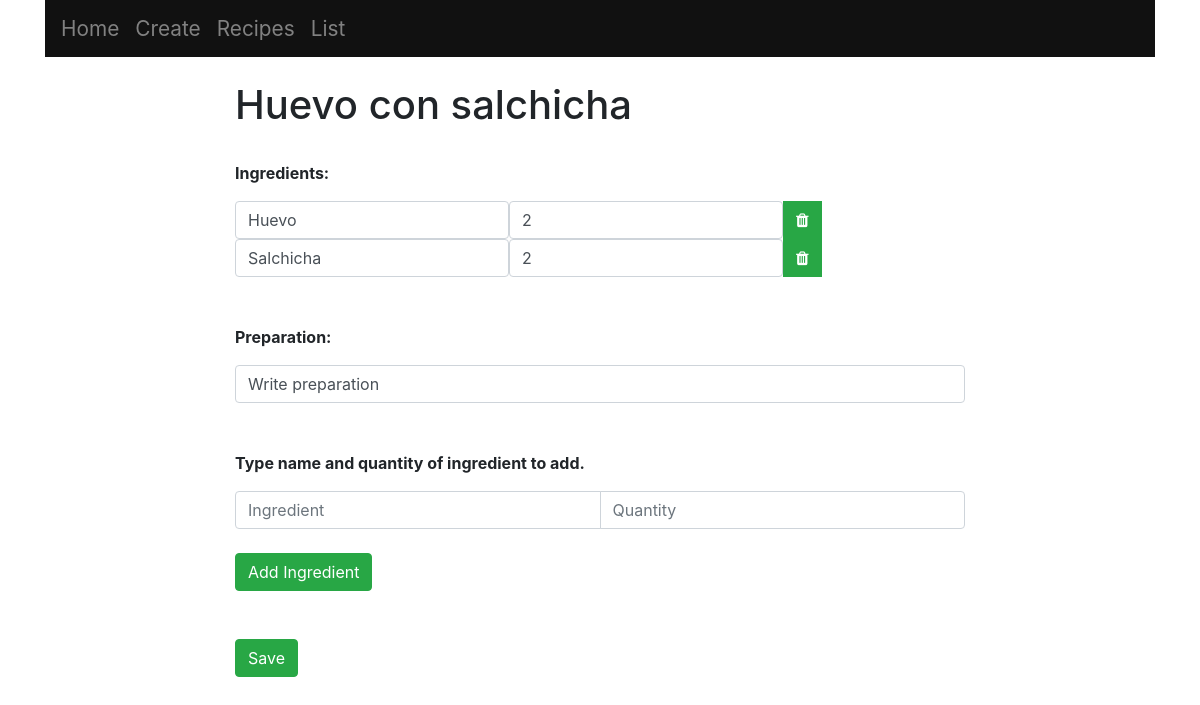
Before: /1 with the older database file.
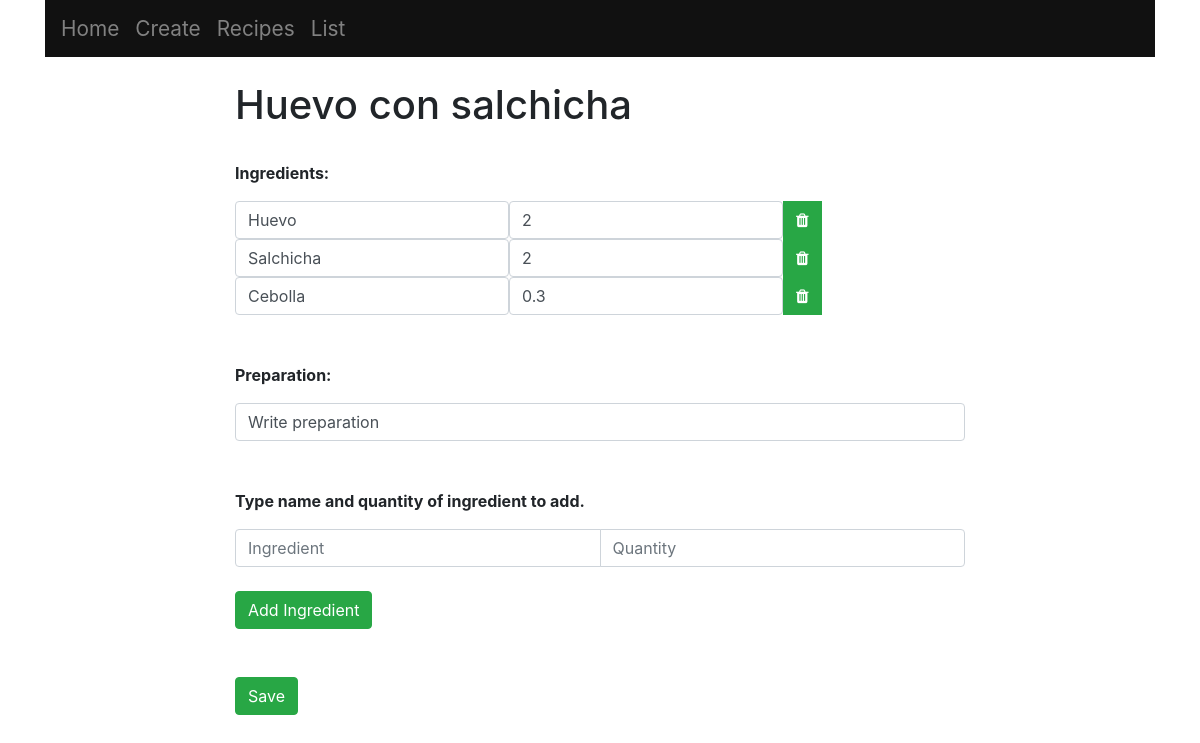
After: the same page with the newer database file.
### main/models.py (models this page shows, shortened)
class Recipe(models.Model):
	name = models.CharField(max_length = 200)
	quantity = models.IntegerField()

class Ingredient(models.Model):
	recipe = models.ForeignKey(Recipe, on_delete = models.CASCADE)
	text = models.CharField(max_length = 300)
	quantity = models.FloatField()

class Preparation(models.Model):
	recipe = models.ForeignKey(Recipe, on_delete = models.CASCADE)
	preparation = models.CharField(max_length = 1000)

### main/views.py (the view, shortened to what this page needs)
# urls.py: path("<int:id>", views.index, name = "index"),
def index(response, id):
	ls = Recipe.objects.get(id = id)
	return render(response, "main/list.html", {"ls":ls})

### main/templates/main/list.html (shortened to what this page needs)
{% extends "main/base.html" %}
{% block content %}
	<h1>{{ls.name}}</h1>
	<br>
	<p><b>Ingredients:</b></p>
	<form method="post", action="#">
		{% for ingredient in ls.ingredient_set.all %}
		<div class="input-group">
			<div class="input-group-prepend">
				<input type="text", name="t{{ingredient.id}}",  value="{{ingredient.text}}", class="form-control">
				<input type="number" value={{ingredient.quantity|floatformat:"-1"}} name="q{{ingredient.id}}", class="form-control", min="0", step="0.1">
				<button type="submit", name="delete", value="{{ingredient.id}}", class="btn btn-success"><i class="fa fa-trash"></i></button>
			</div>
		</div>
		{% endfor %}
		<br>
		<br>
		<p><b>Preparation:</b></p>
		{% for preparation in ls.preparation_set.all %}
			<input type="text", name="{{preparation.id}}",  value="{{preparation.preparation}}", class="form-control">
		{% endfor %}
		<br>
		<br>
		<p><b>Type name and quantity of ingredient to add.</b></p>
		<div class="input-group">
			<input type="text" name="new_ingredient", placeholder="Ingredient", class="form-control">
			<input type="number" name="new_quantity", placeholder="Quantity", class="form-control", min="0", step="0.1">
		</div>
		<br>
		<button type="submit", name="newIngredient", value="newIngredient", class="btn btn-success">Add Ingredient</button>
		<br>
		<br>
		<br>
		<button type="submit", name="save_ingredients", value="save_ingredients", class="btn btn-success">Save</button>
	</form>
{% endblock %}

### main/templates/main/base.html (shortened to what this page needs)
<!doctype html>
<html>
<head>
	<link rel="stylesheet" href="https://stackpath.bootstrapcdn.com/bootstrap/4.4.1/css/bootstrap.min.css">
	<link rel="stylesheet" href="https://cdnjs.cloudflare.com/ajax/libs/font-awesome/4.7.0/css/font-awesome.min.css">
</head>
<body>
	<div class="container">
		<nav class="navbar navbar-expand-lg">
			<a class="navbar-brand" href="/">Home</a>
			<a class="navbar-brand" href="/create">Create</a>
			<a class="navbar-brand" href="/recipes">Recipes</a>
			<a class="navbar-brand" href="/shoppinglist">List</a>
		</nav>
		<div id = "content", name = "content", class="main">
			<div class="row justify-content-center">
				<div class="col-8">
					<br>
					{% block content %}
					{% endblock %}
				</div>
			</div>
		</div>
	</div>
</body>
</html>

### main/templates/main/base.html (style rules this page uses)
.navbar { height:100%; width:100%; background-color:#111; overflow-x:hidden; padding-top:20px; }
.navbar a { font-size: 1.3rem; text-align: center; text-decoration: none; color: #818181; display: :block; }

Changed rows visible on the page:
added Ingredient: text "Cebolla", quantity "0.3", {{ ingredient.id }} 7 (drawn)
